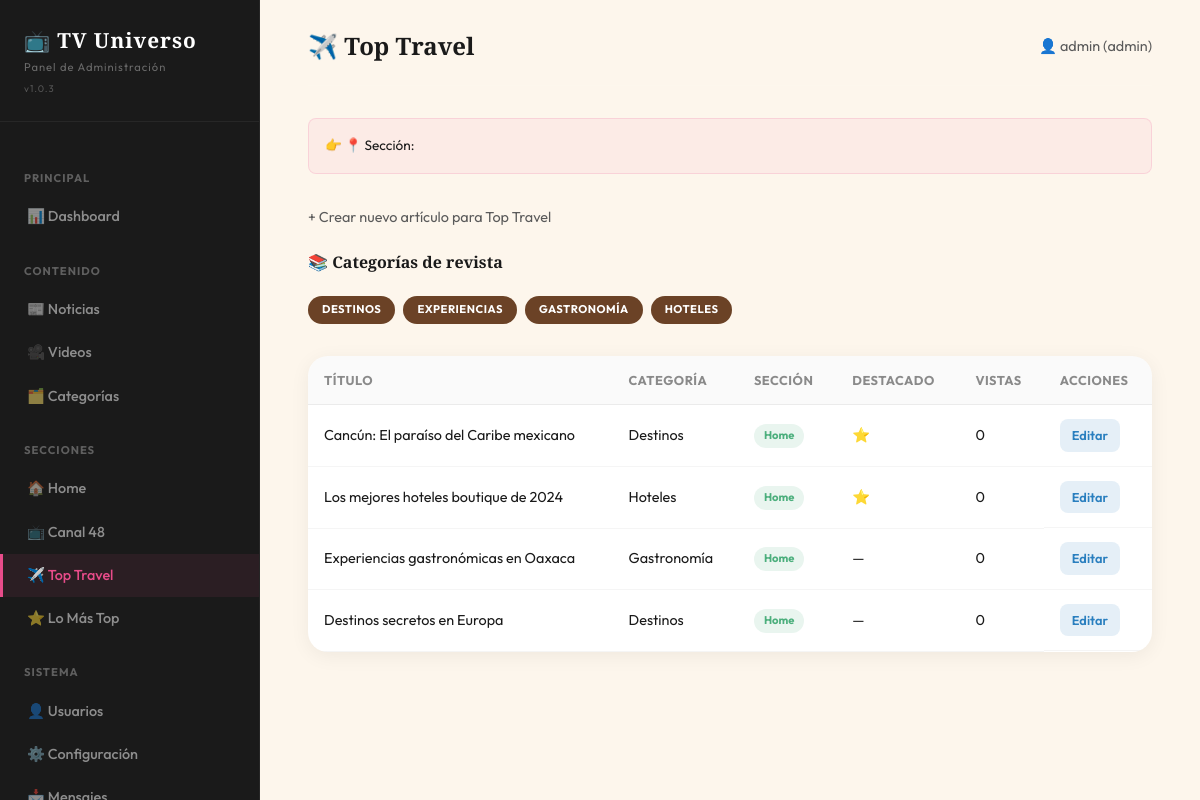
The app's page /admin/toptravel.php (signed in) with its own data.
### tables this page shows
CREATE TABLE IF NOT EXISTS categories (
    id INT AUTO_INCREMENT PRIMARY KEY,
    name VARCHAR(100) NOT NULL,
    type ENUM('noticias', 'revista') NOT NULL DEFAULT 'noticias',
    created_at TIMESTAMP DEFAULT CURRENT_TIMESTAMP
);

CREATE TABLE IF NOT EXISTS posts (
    id INT AUTO_INCREMENT PRIMARY KEY,
    title VARCHAR(255) NOT NULL,
    content TEXT NOT NULL,
    excerpt VARCHAR(500) DEFAULT NULL,
    image_url VARCHAR(500) DEFAULT NULL,
    category_id INT DEFAULT NULL,
    type ENUM('canal48', 'toptravel') NOT NULL DEFAULT 'canal48',
    section VARCHAR(50) DEFAULT 'home',
    featured TINYINT(1) DEFAULT 0,
    views INT DEFAULT 0,
    created_at TIMESTAMP DEFAULT CURRENT_TIMESTAMP,
    updated_at TIMESTAMP DEFAULT CURRENT_TIMESTAMP ON UPDATE CURRENT_TIMESTAMP,
    FOREIGN KEY (category_id) REFERENCES categories(id) ON DELETE SET NULL
);

### includes/functions.php (called while the page is built, shortened)
<?php
require_once __DIR__ . '/../config.php';
function sanitize(string $input): string {
    return htmlspecialchars(trim($input), ENT_QUOTES, 'UTF-8');
}
function getPosts(array $filters = [], int $limit = 20): array {
    global $pdo;
    $sql = "SELECT p.*, c.name AS category_name FROM posts p LEFT JOIN categories c ON p.category_id = c.id WHERE 1=1";
    $params = [];
    if (!empty($filters['type'])) {
        $sql .= " AND p.type = :type";
        $params[':type'] = $filters['type'];
    }
    $sql .= " ORDER BY p.created_at DESC LIMIT :limit";
    $stmt = $pdo->prepare($sql);
    foreach ($params as $key => $val) {
        $stmt->bindValue($key, $val);
    }
    $stmt->bindValue(':limit', $limit, PDO::PARAM_INT);
    $stmt->execute();
    return $stmt->fetchAll();
}
function getCategories(string $type = ''): array {
    global $pdo;
    if ($type) {
        $stmt = $pdo->prepare("SELECT * FROM categories WHERE type = :type ORDER BY name");
        $stmt->execute([':type' => $type]);
    } else {
        $stmt = $pdo->query("SELECT * FROM categories ORDER BY type, name");
    }
    return $stmt->fetchAll();
}
function truncateText(string $text, int $length = 150): string {
    if (mb_strlen($text) <= $length) return $text;
    return mb_substr($text, 0, $length) . '...';
}

### admin/toptravel.php (the view, shortened to what this page needs)
<?php
require_once __DIR__ . '/layout.php';
$travelPosts = getPosts(['type' => 'toptravel'], 20);
$revistaCats = getCategories('revista');
?>
<div class="admin-form__section-preview" style="margin-bottom:var(--space-xl);">
</div>
<p style="color:var(--text-secondary);font-size:0.9rem;margin-bottom:var(--space-lg);">
    <a href="posts.php?action=create" style="color:var(--blue);">+ Crear nuevo artículo para Top Travel</a>
</p>
<h3 style="margin-bottom:var(--space-lg);font-size:1rem;">📚 Categorías de revista</h3>
<div style="display:flex;gap:var(--space-sm);flex-wrap:wrap;margin-bottom:var(--space-xl);">
    <?php foreach ($revistaCats as $cat): ?>
    <span class="badge badge--toptravel"><?= sanitize($cat['name']) ?></span>
    <?php endforeach; ?>
</div>
<?php if (!empty($travelPosts)): ?>
<div class="table-wrapper">
    <table class="admin-table">
        <thead>
            <tr><th>Título</th><th>Categoría</th><th>Sección</th><th>Destacado</th><th>Vistas</th><th>Acciones</th></tr>
        </thead>
        <tbody>
            <?php foreach ($travelPosts as $p): ?>
            <tr>
                <td><?= sanitize(truncateText($p['title'], 50)) ?></td>
                <td><?= sanitize($p['category_name'] ?? '—') ?></td>
                <td><span class="section-tag section-tag--<?= $p['section'] ?>"><?= ucfirst($p['section']) ?></span></td>
                <td><?= $p['featured'] ? '⭐' : '—' ?></td>
                <td><?= $p['views'] ?></td>
                <td class="admin-table__actions">
                    <a href="posts.php?action=edit&id=<?= $p['id'] ?>" class="btn-edit">Editar</a>
                </td>
            </tr>
            <?php endforeach; ?>
        </tbody>
    </table>
</div>
<?php else: ?>
<p style="color:var(--text-muted);">No hay artículos de Top Travel.</p>
<?php endif; ?>
<?php require_once __DIR__ . '/layout_footer.php'; ?>

### assets/css/styles.css (style rules this page uses)
:root { --rosa: #E84C8A; --amarillo: #F2B705; --azul: #2A7FBF; --verde: #4CAF7D; --cafe: #6B4226; --crema: #FDF6EC; --oscuro: #1A1A1A; --bg-primary: #FDF6EC; --bg-section: #F5EDE0; --bg-block: #EDE4D6; --bg-card: #FFFFFF; --text-primary: #1A1A1A; --text-secondary: #5A5A5A; --text-muted: #8A8A8A; --font-heading: 'Playfair Display', serif; --font-body: 'Outfit', sans-serif; --space-xs: 0.25rem; --space-sm: 0.5rem; --space-md: 1rem; --space-lg: 1.5rem; --space-xl: 2rem; --space-2xl: 3rem; --space-3xl: 4rem; --radius-sm: 8px; --radius-md: 12px; --radius-lg: 20px; --radius-xl: 28px; --radius-full: 50%; --transition: all 0.4s cubic-bezier(0.25, 0.8, 0.25, 1); --shadow-card: 0 4px 20px rgba(0,0,0,0.06); --shadow-hover: 0 20px 60px rgba(0,0,0,0.12); --max-width: 1280px; }
*, *::before, *::after { margin:0; padding:0; box-sizing:border-box; }
html { scroll-behavior:smooth; font-size:16px; }
body { font-family: var(--font-body); background: var(--bg-primary); color: var(--text-primary); line-height: 1.6; -webkit-font-smoothing: antialiased; overflow-x: hidden; }
a { color:inherit; text-decoration:none; transition:var(--transition); }
h1,h2,h3,h4,h5,h6 { font-family: var(--font-heading); font-weight: 700; line-height: 1.2; color: var(--oscuro); }
.badge { display: inline-block; padding: 5px 14px; border-radius: 20px; font-size: 0.7rem; font-weight: 700; text-transform: uppercase; letter-spacing: 0.5px; }
.badge--toptravel { background:var(--cafe); color:#fff; }

### assets/css/admin.css (style rules this page uses)
body:has(.admin-layout) { overflow-x:auto !important; }
.table-wrapper { overflow-x: auto; background: var(--bg-card, #fff); border-radius: var(--radius-lg, 20px); box-shadow: 0 4px 20px rgba(0,0,0,0.06); }
.admin-table { width:100%; min-width:700px; border-collapse:collapse; }
.admin-table th { text-align: left; padding: 14px 16px; font-size: 0.8rem; font-weight: 700; text-transform: uppercase; letter-spacing: 0.5px; color: var(--text-muted, #8A8A8A); background: rgba(0,0,0,0.02); border-bottom: 1px solid rgba(0,0,0,0.06); }
.admin-table td { padding: 14px 16px; font-size: 0.9rem; border-bottom: 1px solid rgba(0,0,0,0.04); vertical-align: middle; color: #1A1A1A; }
.admin-table__actions { display:flex; gap:0.5rem; white-space:nowrap; }
.admin-table__actions a, .admin-table__actions button { padding: 6px 12px; border-radius: 8px; font-size: 0.8rem; font-weight: 600; cursor: pointer; transition: all 0.3s ease; border: none; font-family: var(--font-body, 'Outfit', sans-serif); }
.btn-edit { background:rgba(42,127,191,0.12); color:var(--azul, #2A7FBF); }
.section-tag { display: inline-flex; align-items: center; gap: 4px; padding: 3px 10px; border-radius: 12px; font-size: 0.7rem; font-weight: 700; }
.section-tag--home { background:rgba(76,175,125,0.12); color:var(--verde, #4CAF7D); }
.admin-form__section-preview { background: rgba(232,76,138,0.06); border: 1px solid rgba(232,76,138,0.15); border-radius: 8px; padding: 1rem; margin-top: 1rem; font-size: 0.85rem; color: #1A1A1A; }
.admin-main h3 { color: #1A1A1A !important; }
.admin-main p { color: #5A5A5A !important; }
.admin-main a:not(.btn):not(.btn-edit):not(.btn-delete) { color: #1A1A1A; }

### admin/layout.php (style rules this page uses)
.table-wrapper { overflow-x:auto;-webkit-overflow-scrolling:touch;width:100% }
.admin-table { width:100%;min-width:700px;border-collapse:collapse }

### records on screen
categories: name "DESTINOS"
categories: name "EXPERIENCIAS"
categories: name "GASTRONOMÍA"
categories: name "HOTELES"
posts: title "Cancún: El paraíso del Caribe mexicano", category.name "Destinos", section "Home", views "0"
posts: title "Los mejores hoteles boutique de 2024", category.name "Hoteles", section "Home", views "0"
posts: title "Experiencias gastronómicas en Oaxaca", category.name "Gastronomía", section "Home", views "0"
posts: title "Destinos secretos en Europa", category.name "Destinos", section "Home", views "0"

### other values on screen
$icon "📊 📰 🎥 🗂️ 🏠 📺 ✈️ ⭐ 👤 ⚙️"
$label "Dashboard Noticias Videos Categorías Home Canal 48 Top Travel Lo Más Top Usuarios Configuración"
$adminTitle "✈️ Top Travel"
$user['username'] "admin"
$user['role'] "admin"
